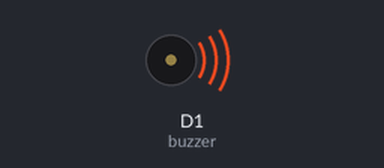
A sketch run on a simulated ESP8266 (NodeMCU). Parts: buzzer (waves = sounding).

Above: at 0.1 s.
Timing chart, 0 to 1.6 s (numbered marks = the images above):
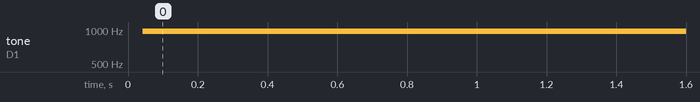

The sketch:

Buzzer.ino
```cpp
int buzzer = D1 ;
void setup ()
{
  pinMode (buzzer, OUTPUT) ;
}
void loop ()
{
      digitalWrite (buzzer, HIGH) ;
      delayMicroseconds(500); ;
      digitalWrite (buzzer, LOW) ;
      delayMicroseconds(500); ;
}
```

Measured:
- by itself, tone on D1 (buzzer): silent → 973 Hz at 0.04 s
